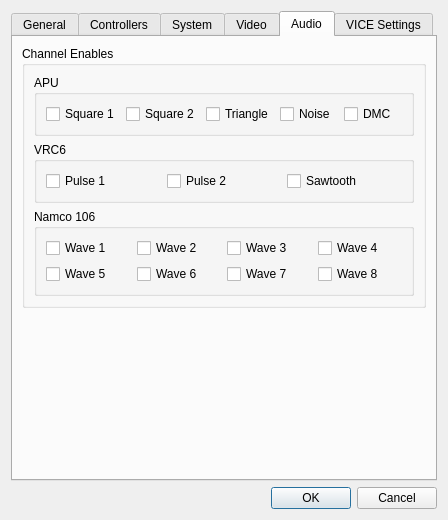
<?xml version="1.0" encoding="UTF-8"?>
<ui version="4.0">
 <class>EmulatorPrefsDialog</class>
 <widget class="QDialog" name="EmulatorPrefsDialog">
  <property name="geometry">
   <rect>
    <x>0</x>
    <y>0</y>
    <width>448</width>
    <height>506</height>
   </rect>
  </property>
  <property name="windowTitle">
   <string>Emulator Preferences</string>
  </property>
  <layout class="QGridLayout" name="gridLayout_8">
   <item row="0" column="0">
    <widget class="QTabWidget" name="tabWidget">
     <property name="currentIndex">
      <number>4</number>
     </property>
     <widget class="QWidget" name="general">
      <attribute name="title">
       <string>General</string>
      </attribute>
      <layout class="QFormLayout" name="formLayout_4">
       <item row="0" column="0">
        <widget class="QCheckBox" name="pauseOnTaskSwitch">
         <property name="text">
          <string>Pause emulation on task switch</string>
         </property>
        </widget>
       </item>
      </layout>
     </widget>
     <widget class="QWidget" name="nescontrollers">
      <attribute name="title">
       <string>Controllers</string>
      </attribute>
      <layout class="QVBoxLayout" name="verticalLayout_3">
       <property name="margin">
        <number>0</number>
       </property>
       <item>
        <layout class="QHBoxLayout" name="horizontalLayout">
         <property name="margin">
          <number>3</number>
         </property>
         <item>
          <widget class="QComboBox" name="controllerPortComboBox">
           <property name="editable">
            <bool>false</bool>
           </property>
           <item>
            <property name="text">
             <string>Controller Port 1</string>
            </property>
           </item>
           <item>
            <property name="text">
             <string>Controller Port 2</string>
            </property>
           </item>
          </widget>
         </item>
         <item>
          <widget class="QComboBox" name="controllerTypeComboBox">
           <item>
            <property name="text">
             <string>(Disconnected)</string>
            </property>
           </item>
           <item>
            <property name="text">
             <string>Standard Controller</string>
            </property>
           </item>
           <item>
            <property name="text">
             <string>Turbo Controller</string>
            </property>
           </item>
           <item>
            <property name="text">
             <string>Zapper</string>
            </property>
           </item>
           <item>
            <property name="text">
             <string>Vaus (Arkanoid)</string>
            </property>
           </item>
          </widget>
         </item>
        </layout>
       </item>
       <item>
        <widget class="QStackedWidget" name="controllerKeysStackedWidget">
         <property name="frameShape">
          <enum>QFrame::NoFrame</enum>
         </property>
         <property name="frameShadow">
          <enum>QFrame::Plain</enum>
         </property>
         <property name="currentIndex">
          <number>2</number>
         </property>
         <widget class="QWidget" name="noControllerPage"/>
         <widget class="QWidget" name="standardControllerPage">
          <layout class="QVBoxLayout" name="verticalLayout_4">
           <item>
            <widget class="QLabel" name="label">
             <property name="text">
              <string/>
             </property>
             <property name="pixmap">
              <pixmap resource="../resource.qrc">:/resources/controller.png</pixmap>
             </property>
             <property name="alignment">
              <set>Qt::AlignCenter</set>
             </property>
            </widget>
           </item>
           <item>
            <layout class="QGridLayout" name="gridLayout">
             <item row="0" column="0">
              <widget class="QLabel" name="label_2">
               <property name="text">
                <string>Up</string>
               </property>
              </widget>
             </item>
             <item row="0" column="1">
              <widget class="QKeymapItemEdit" name="upKeyStandard">
               <property name="text">
                <string>W</string>
               </property>
               <property name="frame">
                <bool>true</bool>
               </property>
               <property name="echoMode">
                <enum>QLineEdit::Normal</enum>
               </property>
               <property name="alignment">
                <set>Qt::AlignCenter</set>
               </property>
               <property name="readOnly">
                <bool>false</bool>
               </property>
              </widget>
             </item>
             <item row="0" column="2">
              <widget class="QLabel" name="label_3">
               <property name="text">
                <string>Down</string>
               </property>
              </widget>
             </item>
             <item row="0" column="3">
              <widget class="QKeymapItemEdit" name="downKeyStandard">
               <property name="text">
                <string>S</string>
               </property>
               <property name="frame">
                <bool>true</bool>
               </property>
               <property name="echoMode">
                <enum>QLineEdit::Normal</enum>
               </property>
               <property name="alignment">
                <set>Qt::AlignCenter</set>
               </property>
               <property name="readOnly">
                <bool>false</bool>
               </property>
              </widget>
             </item>
             <item row="1" column="0">
              <widget class="QLabel" name="label_4">
               <property name="text">
                <string>Left</string>
               </property>
              </widget>
             </item>
             <item row="1" column="1">
              <widget class="QKeymapItemEdit" name="leftKeyStandard">
               <property name="text">
                <string>A</string>
               </property>
               <property name="frame">
                <bool>true</bool>
               </property>
               <property name="echoMode">
                <enum>QLineEdit::Normal</enum>
               </property>
               <property name="alignment">
                <set>Qt::AlignCenter</set>
               </property>
               <property name="readOnly">
                <bool>false</bool>
               </property>
              </widget>
             </item>
             <item row="1" column="2">
              <widget class="QLabel" name="label_5">
               <property name="text">
                <string>Right</string>
               </property>
              </widget>
             </item>
             <item row="1" column="3">
              <widget class="QKeymapItemEdit" name="rightKeyStandard">
               <property name="text">
                <string>D</string>
               </property>
               <property name="frame">
                <bool>true</bool>
               </property>
               <property name="echoMode">
                <enum>QLineEdit::Normal</enum>
               </property>
               <property name="alignment">
                <set>Qt::AlignCenter</set>
               </property>
               <property name="readOnly">
                <bool>false</bool>
               </property>
              </widget>
             </item>
             <item row="2" column="1">
              <widget class="QKeymapItemEdit" name="bKeyStandard">
               <property name="text">
                <string>.</string>
               </property>
               <property name="frame">
                <bool>true</bool>
               </property>
               <property name="echoMode">
                <enum>QLineEdit::Normal</enum>
               </property>
               <property name="alignment">
                <set>Qt::AlignCenter</set>
               </property>
               <property name="readOnly">
                <bool>false</bool>
               </property>
              </widget>
             </item>
             <item row="2" column="3">
              <widget class="QKeymapItemEdit" name="aKeyStandard">
               <property name="text">
                <string>/</string>
               </property>
               <property name="frame">
                <bool>true</bool>
               </property>
               <property name="echoMode">
                <enum>QLineEdit::Normal</enum>
               </property>
               <property name="alignment">
                <set>Qt::AlignCenter</set>
               </property>
               <property name="readOnly">
                <bool>false</bool>
               </property>
              </widget>
             </item>
             <item row="2" column="0">
              <widget class="QLabel" name="label_6">
               <property name="text">
                <string>B</string>
               </property>
              </widget>
             </item>
             <item row="2" column="2">
              <widget class="QLabel" name="label_7">
               <property name="text">
                <string>A</string>
               </property>
              </widget>
             </item>
             <item row="3" column="0">
              <widget class="QLabel" name="label_8">
               <property name="text">
                <string>Select</string>
               </property>
              </widget>
             </item>
             <item row="3" column="2">
              <widget class="QLabel" name="label_9">
               <property name="text">
                <string>Start</string>
               </property>
              </widget>
             </item>
             <item row="3" column="1">
              <widget class="QKeymapItemEdit" name="selectKeyStandard">
               <property name="text">
                <string>[</string>
               </property>
               <property name="frame">
                <bool>true</bool>
               </property>
               <property name="echoMode">
                <enum>QLineEdit::Normal</enum>
               </property>
               <property name="alignment">
                <set>Qt::AlignCenter</set>
               </property>
               <property name="readOnly">
                <bool>false</bool>
               </property>
              </widget>
             </item>
             <item row="3" column="3">
              <widget class="QKeymapItemEdit" name="startKeyStandard">
               <property name="text">
                <string>]</string>
               </property>
               <property name="frame">
                <bool>true</bool>
               </property>
               <property name="echoMode">
                <enum>QLineEdit::Normal</enum>
               </property>
               <property name="alignment">
                <set>Qt::AlignCenter</set>
               </property>
               <property name="readOnly">
                <bool>false</bool>
               </property>
              </widget>
             </item>
            </layout>
           </item>
           <item>
            <spacer name="verticalSpacer">
             <property name="orientation">
              <enum>Qt::Vertical</enum>
             </property>
             <property name="sizeHint" stdset="0">
              <size>
               <width>20</width>
               <height>40</height>
              </size>
             </property>
            </spacer>
           </item>
          </layout>
         </widget>
         <widget class="QWidget" name="turboControllerPage">
          <layout class="QGridLayout" name="gridLayout_28">
           <item row="0" column="0">
            <widget class="QLabel" name="label_22">
             <property name="text">
              <string/>
             </property>
             <property name="pixmap">
              <pixmap resource="../resource.qrc">:/resources/turbo_ver01_by_ogr.png</pixmap>
             </property>
            </widget>
           </item>
           <item row="1" column="0">
            <layout class="QGridLayout" name="gridLayout_27">
             <item row="0" column="0">
              <widget class="QLabel" name="label_45">
               <property name="text">
                <string>Up</string>
               </property>
              </widget>
             </item>
             <item row="0" column="1">
              <widget class="QKeymapItemEdit" name="upKeyTurbo">
               <property name="text">
                <string>W</string>
               </property>
               <property name="frame">
                <bool>true</bool>
               </property>
               <property name="echoMode">
                <enum>QLineEdit::Normal</enum>
               </property>
               <property name="alignment">
                <set>Qt::AlignCenter</set>
               </property>
               <property name="readOnly">
                <bool>false</bool>
               </property>
              </widget>
             </item>
             <item row="0" column="2">
              <widget class="QLabel" name="label_46">
               <property name="text">
                <string>Down</string>
               </property>
              </widget>
             </item>
             <item row="0" column="3">
              <widget class="QKeymapItemEdit" name="downKeyTurbo">
               <property name="text">
                <string>S</string>
               </property>
               <property name="frame">
                <bool>true</bool>
               </property>
               <property name="echoMode">
                <enum>QLineEdit::Normal</enum>
               </property>
               <property name="alignment">
                <set>Qt::AlignCenter</set>
               </property>
               <property name="readOnly">
                <bool>false</bool>
               </property>
              </widget>
             </item>
             <item row="1" column="0">
              <widget class="QLabel" name="label_47">
               <property name="text">
                <string>Left</string>
               </property>
              </widget>
             </item>
             <item row="1" column="1">
              <widget class="QKeymapItemEdit" name="leftKeyTurbo">
               <property name="text">
                <string>A</string>
               </property>
               <property name="frame">
                <bool>true</bool>
               </property>
               <property name="echoMode">
                <enum>QLineEdit::Normal</enum>
               </property>
               <property name="alignment">
                <set>Qt::AlignCenter</set>
               </property>
               <property name="readOnly">
                <bool>false</bool>
               </property>
              </widget>
             </item>
             <item row="1" column="2">
              <widget class="QLabel" name="label_48">
               <property name="text">
                <string>Right</string>
               </property>
              </widget>
             </item>
             <item row="1" column="3">
              <widget class="QKeymapItemEdit" name="rightKeyTurbo">
               <property name="text">
                <string>D</string>
               </property>
               <property name="frame">
                <bool>true</bool>
               </property>
               <property name="echoMode">
                <enum>QLineEdit::Normal</enum>
               </property>
               <property name="alignment">
                <set>Qt::AlignCenter</set>
               </property>
               <property name="readOnly">
                <bool>false</bool>
               </property>
              </widget>
             </item>
             <item row="2" column="1">
              <widget class="QKeymapItemEdit" name="bKeyTurbo">
               <property name="text">
                <string>.</string>
               </property>
               <property name="frame">
                <bool>true</bool>
               </property>
               <property name="echoMode">
                <enum>QLineEdit::Normal</enum>
               </property>
               <property name="alignment">
                <set>Qt::AlignCenter</set>
               </property>
               <property name="readOnly">
                <bool>false</bool>
               </property>
              </widget>
             </item>
             <item row="2" column="3">
              <widget class="QKeymapItemEdit" name="aKeyTurbo">
               <property name="text">
                <string>/</string>
               </property>
               <property name="frame">
                <bool>true</bool>
               </property>
               <property name="echoMode">
                <enum>QLineEdit::Normal</enum>
               </property>
               <property name="alignment">
                <set>Qt::AlignCenter</set>
               </property>
               <property name="readOnly">
                <bool>false</bool>
               </property>
              </widget>
             </item>
             <item row="2" column="0">
              <widget class="QLabel" name="label_49">
               <property name="text">
                <string>B</string>
               </property>
              </widget>
             </item>
             <item row="2" column="2">
              <widget class="QLabel" name="label_50">
               <property name="text">
                <string>A</string>
               </property>
              </widget>
             </item>
             <item row="3" column="0">
              <widget class="QLabel" name="label_51">
               <property name="text">
                <string>B-Turbo</string>
               </property>
              </widget>
             </item>
             <item row="3" column="2">
              <widget class="QLabel" name="label_52">
               <property name="text">
                <string>A-Turbo</string>
               </property>
              </widget>
             </item>
             <item row="4" column="0">
              <widget class="QLabel" name="label_53">
               <property name="text">
                <string>Select</string>
               </property>
              </widget>
             </item>
             <item row="4" column="1">
              <widget class="QKeymapItemEdit" name="selectKeyTurbo">
               <property name="text">
                <string>[</string>
               </property>
               <property name="frame">
                <bool>true</bool>
               </property>
               <property name="echoMode">
                <enum>QLineEdit::Normal</enum>
               </property>
               <property name="alignment">
                <set>Qt::AlignCenter</set>
               </property>
               <property name="readOnly">
                <bool>false</bool>
               </property>
              </widget>
             </item>
             <item row="4" column="3">
              <widget class="QKeymapItemEdit" name="startKeyTurbo">
               <property name="text">
                <string>]</string>
               </property>
               <property name="frame">
                <bool>true</bool>
               </property>
               <property name="echoMode">
                <enum>QLineEdit::Normal</enum>
               </property>
               <property name="alignment">
                <set>Qt::AlignCenter</set>
               </property>
               <property name="readOnly">
                <bool>false</bool>
               </property>
              </widget>
             </item>
             <item row="4" column="2">
              <widget class="QLabel" name="label_54">
               <property name="text">
                <string>Start</string>
               </property>
              </widget>
             </item>
             <item row="3" column="1">
              <widget class="QKeymapItemEdit" name="bTurboKeyTurbo">
               <property name="text">
                <string>;</string>
               </property>
               <property name="frame">
                <bool>true</bool>
               </property>
               <property name="echoMode">
                <enum>QLineEdit::Normal</enum>
               </property>
               <property name="alignment">
                <set>Qt::AlignCenter</set>
               </property>
               <property name="readOnly">
                <bool>false</bool>
               </property>
              </widget>
             </item>
             <item row="3" column="3">
              <widget class="QKeymapItemEdit" name="aTurboKeyTurbo">
               <property name="text">
                <string>'</string>
               </property>
               <property name="frame">
                <bool>true</bool>
               </property>
               <property name="echoMode">
                <enum>QLineEdit::Normal</enum>
               </property>
               <property name="alignment">
                <set>Qt::AlignCenter</set>
               </property>
               <property name="readOnly">
                <bool>false</bool>
               </property>
              </widget>
             </item>
            </layout>
           </item>
           <item row="2" column="0">
            <spacer name="verticalSpacer_5">
             <property name="orientation">
              <enum>Qt::Vertical</enum>
             </property>
             <property name="sizeHint" stdset="0">
              <size>
               <width>20</width>
               <height>40</height>
              </size>
             </property>
            </spacer>
           </item>
          </layout>
         </widget>
         <widget class="QWidget" name="zapperPage">
          <layout class="QGridLayout" name="gridLayout_12">
           <item row="0" column="0">
            <layout class="QHBoxLayout" name="horizontalLayout_3"/>
           </item>
           <item row="2" column="0">
            <layout class="QGridLayout" name="gridLayout_10">
             <item row="0" column="0">
              <widget class="QGroupBox" name="groupBox_5">
               <property name="title">
                <string>Trigger</string>
               </property>
               <layout class="QGridLayout" name="gridLayout_11">
                <item row="0" column="0">
                 <widget class="QLabel" name="label_21">
                  <property name="text">
                   <string>Key</string>
                  </property>
                 </widget>
                </item>
                <item row="0" column="1">
                 <widget class="QKeymapItemEdit" name="triggerKeyZapper">
                  <property name="text">
                   <string/>
                  </property>
                  <property name="frame">
                   <bool>true</bool>
                  </property>
                  <property name="echoMode">
                   <enum>QLineEdit::Normal</enum>
                  </property>
                  <property name="alignment">
                   <set>Qt::AlignCenter</set>
                  </property>
                  <property name="readOnly">
                   <bool>false</bool>
                  </property>
                 </widget>
                </item>
                <item row="1" column="0" colspan="2">
                 <widget class="QCheckBox" name="mouseFiresZapper">
                  <property name="text">
                   <string>Mouse Buttons</string>
                  </property>
                 </widget>
                </item>
               </layout>
              </widget>
             </item>
            </layout>
           </item>
           <item row="1" column="0">
            <spacer name="verticalSpacer_2">
             <property name="orientation">
              <enum>Qt::Vertical</enum>
             </property>
             <property name="sizeHint" stdset="0">
              <size>
               <width>20</width>
               <height>40</height>
              </size>
             </property>
            </spacer>
           </item>
          </layout>
         </widget>
         <widget class="QWidget" name="vausPage">
          <layout class="QGridLayout" name="gridLayout_9">
           <item row="0" column="0">
            <layout class="QGridLayout" name="gridLayout_15">
             <item row="0" column="0" rowspan="3">
              <widget class="QLabel" name="label_17">
               <property name="text">
                <string/>
               </property>
               <property name="pixmap">
                <pixmap resource="../resource.qrc">:/resources/vaus.png</pixmap>
               </property>
              </widget>
             </item>
             <item row="2" column="1">
              <widget class="QGroupBox" name="groupBox_3">
               <property name="title">
                <string>Trigger</string>
               </property>
               <layout class="QGridLayout" name="gridLayout_6">
                <item row="0" column="0">
                 <widget class="QLabel" name="label_18">
                  <property name="text">
                   <string>Key</string>
                  </property>
                 </widget>
                </item>
                <item row="0" column="1">
                 <widget class="QKeymapItemEdit" name="triggerKeyVaus">
                  <property name="text">
                   <string/>
                  </property>
                  <property name="frame">
                   <bool>true</bool>
                  </property>
                  <property name="echoMode">
                   <enum>QLineEdit::Normal</enum>
                  </property>
                  <property name="alignment">
                   <set>Qt::AlignCenter</set>
                  </property>
                  <property name="readOnly">
                   <bool>false</bool>
                  </property>
                 </widget>
                </item>
                <item row="1" column="0" colspan="2">
                 <widget class="QCheckBox" name="mouseFiresVaus">
                  <property name="text">
                   <string>Mouse Buttons</string>
                  </property>
                 </widget>
                </item>
               </layout>
              </widget>
             </item>
             <item row="0" column="1">
              <widget class="QGroupBox" name="groupBox_4">
               <property name="title">
                <string>Knob</string>
               </property>
               <layout class="QGridLayout" name="gridLayout_7">
                <item row="0" column="0" colspan="2">
                 <widget class="QLabel" name="label_19">
                  <property name="text">
                   <string>Counter-clockwise</string>
                  </property>
                 </widget>
                </item>
                <item row="0" column="2">
                 <widget class="QKeymapItemEdit" name="ccwKeyVaus">
                  <property name="text">
                   <string/>
                  </property>
                  <property name="frame">
                   <bool>true</bool>
                  </property>
                  <property name="echoMode">
                   <enum>QLineEdit::Normal</enum>
                  </property>
                  <property name="alignment">
                   <set>Qt::AlignCenter</set>
                  </property>
                  <property name="readOnly">
                   <bool>false</bool>
                  </property>
                 </widget>
                </item>
                <item row="1" column="0" rowspan="2" colspan="2">
                 <widget class="QLabel" name="label_20">
                  <property name="text">
                   <string>Clockwise</string>
                  </property>
                 </widget>
                </item>
                <item row="1" column="2" rowspan="2">
                 <widget class="QKeymapItemEdit" name="cwKeyVaus">
                  <property name="text">
                   <string/>
                  </property>
                  <property name="frame">
                   <bool>true</bool>
                  </property>
                  <property name="echoMode">
                   <enum>QLineEdit::Normal</enum>
                  </property>
                  <property name="alignment">
                   <set>Qt::AlignCenter</set>
                  </property>
                  <property name="readOnly">
                   <bool>false</bool>
                  </property>
                 </widget>
                </item>
                <item row="3" column="0" colspan="3">
                 <widget class="QCheckBox" name="mouseMovesVaus">
                  <property name="text">
                   <string>Mouse Movements</string>
                  </property>
                 </widget>
                </item>
               </layout>
              </widget>
             </item>
             <item row="1" column="1">
              <widget class="QGroupBox" name="groupBox_6">
               <property name="title">
                <string>Trim Pot</string>
               </property>
               <layout class="QGridLayout" name="gridLayout_13">
                <item row="0" column="0">
                 <widget class="QDial" name="trimPotVaus">
                  <property name="minimum">
                   <number>13</number>
                  </property>
                  <property name="maximum">
                   <number>92</number>
                  </property>
                  <property name="orientation">
                   <enum>Qt::Horizontal</enum>
                  </property>
                  <property name="invertedAppearance">
                   <bool>false</bool>
                  </property>
                  <property name="invertedControls">
                   <bool>false</bool>
                  </property>
                  <property name="wrapping">
                   <bool>false</bool>
                  </property>
                  <property name="notchesVisible">
                   <bool>true</bool>
                  </property>
                 </widget>
                </item>
                <item row="1" column="0">
                 <widget class="QLineEdit" name="trimPotValueVaus"/>
                </item>
               </layout>
              </widget>
             </item>
            </layout>
           </item>
          </layout>
         </widget>
        </widget>
       </item>
      </layout>
     </widget>
     <widget class="QWidget" name="nessystem">
      <attribute name="title">
       <string>System</string>
      </attribute>
      <layout class="QFormLayout" name="formLayout">
       <item row="0" column="0">
        <widget class="QLabel" name="label_10">
         <property name="text">
          <string>TV Standard:</string>
         </property>
        </widget>
       </item>
       <item row="0" column="1">
        <widget class="QComboBox" name="tvStandard">
         <item>
          <property name="text">
           <string>NTSC</string>
          </property>
         </item>
         <item>
          <property name="text">
           <string>PAL</string>
          </property>
         </item>
         <item>
          <property name="text">
           <string>Dendy</string>
          </property>
         </item>
        </widget>
       </item>
       <item row="1" column="0" colspan="2">
        <widget class="QCheckBox" name="pauseOnKIL">
         <property name="text">
          <string>Pause emulator on KIL opcodes</string>
         </property>
        </widget>
       </item>
      </layout>
     </widget>
     <widget class="QWidget" name="nesvideo">
      <attribute name="title">
       <string>Video</string>
      </attribute>
      <layout class="QFormLayout" name="formLayout_2">
       <item row="0" column="0">
        <widget class="QLabel" name="label_16">
         <property name="text">
          <string>Window Integer Scaling Factor:</string>
         </property>
        </widget>
       </item>
       <item row="0" column="1">
        <widget class="QComboBox" name="scalingFactor">
         <item>
          <property name="text">
           <string>1x</string>
          </property>
         </item>
         <item>
          <property name="text">
           <string>1.5x</string>
          </property>
         </item>
         <item>
          <property name="text">
           <string>2x</string>
          </property>
         </item>
         <item>
          <property name="text">
           <string>2.5x</string>
          </property>
         </item>
         <item>
          <property name="text">
           <string>3x</string>
          </property>
         </item>
        </widget>
       </item>
       <item row="1" column="0" colspan="2">
        <widget class="QCheckBox" name="linearInterpolation">
         <property name="text">
          <string>Linear Interpolation</string>
         </property>
        </widget>
       </item>
       <item row="2" column="0" colspan="2">
        <widget class="QCheckBox" name="aspect43">
         <property name="text">
          <string>4:3 Aspect</string>
         </property>
        </widget>
       </item>
      </layout>
     </widget>
     <widget class="QWidget" name="nessound">
      <attribute name="title">
       <string>Audio</string>
      </attribute>
      <layout class="QGridLayout" name="gridLayout_2">
       <item row="0" column="0" colspan="2">
        <widget class="QGroupBox" name="groupBox">
         <property name="title">
          <string>Channel Enables</string>
         </property>
         <layout class="QGridLayout" name="gridLayout_3">
          <item row="0" column="0">
           <widget class="QGroupBox" name="groupBox_2">
            <property name="title">
             <string>APU</string>
            </property>
            <layout class="QGridLayout" name="gridLayout_4">
             <item row="0" column="0">
              <widget class="QCheckBox" name="square1">
               <property name="text">
                <string>Square 1</string>
               </property>
              </widget>
             </item>
             <item row="0" column="1">
              <widget class="QCheckBox" name="square2">
               <property name="text">
                <string>Square 2</string>
               </property>
              </widget>
             </item>
             <item row="0" column="2">
              <widget class="QCheckBox" name="triangle">
               <property name="text">
                <string>Triangle</string>
               </property>
              </widget>
             </item>
             <item row="0" column="3">
              <widget class="QCheckBox" name="noise">
               <property name="text">
                <string>Noise</string>
               </property>
              </widget>
             </item>
             <item row="0" column="4">
              <widget class="QCheckBox" name="dmc">
               <property name="text">
                <string>DMC</string>
               </property>
              </widget>
             </item>
            </layout>
           </widget>
          </item>
          <item row="1" column="0">
           <widget class="QGroupBox" name="groupBox_10">
            <property name="title">
             <string>VRC6</string>
            </property>
            <layout class="QGridLayout" name="gridLayout_5">
             <item row="0" column="0">
              <widget class="QCheckBox" name="pulse1VRC6">
               <property name="text">
                <string>Pulse 1</string>
               </property>
              </widget>
             </item>
             <item row="0" column="1">
              <widget class="QCheckBox" name="pulse2VRC6">
               <property name="text">
                <string>Pulse 2</string>
               </property>
              </widget>
             </item>
             <item row="0" column="2">
              <widget class="QCheckBox" name="sawtoothVRC6">
               <property name="text">
                <string>Sawtooth</string>
               </property>
              </widget>
             </item>
            </layout>
           </widget>
          </item>
          <item row="2" column="0">
           <widget class="QGroupBox" name="groupBox_12">
            <property name="title">
             <string>Namco 106</string>
            </property>
            <layout class="QGridLayout" name="gridLayout_16">
             <item row="0" column="0">
              <widget class="QCheckBox" name="wave1N106">
               <property name="text">
                <string>Wave 1</string>
               </property>
              </widget>
             </item>
             <item row="0" column="1">
              <widget class="QCheckBox" name="wave2N106">
               <property name="text">
                <string>Wave 2</string>
               </property>
              </widget>
             </item>
             <item row="0" column="2">
              <widget class="QCheckBox" name="wave3N106">
               <property name="text">
                <string>Wave 3</string>
               </property>
              </widget>
             </item>
             <item row="0" column="3">
              <widget class="QCheckBox" name="wave4N106">
               <property name="text">
                <string>Wave 4</string>
               </property>
              </widget>
             </item>
             <item row="1" column="0">
              <widget class="QCheckBox" name="wave5N106">
               <property name="text">
                <string>Wave 5</string>
               </property>
              </widget>
             </item>
             <item row="1" column="1">
              <widget class="QCheckBox" name="wave6N106">
               <property name="text">
                <string>Wave 6</string>
               </property>
              </widget>
             </item>
             <item row="1" column="2">
              <widget class="QCheckBox" name="wave7N106">
               <property name="text">
                <string>Wave 7</string>
               </property>
              </widget>
             </item>
             <item row="1" column="3">
              <widget class="QCheckBox" name="wave8N106">
               <property name="text">
                <string>Wave 8</string>
               </property>
              </widget>
             </item>
            </layout>
           </widget>
          </item>
         </layout>
        </widget>
       </item>
       <item row="2" column="0" colspan="2">
        <spacer name="verticalSpacer_3">
         <property name="orientation">
          <enum>Qt::Vertical</enum>
         </property>
         <property name="sizeHint" stdset="0">
          <size>
           <width>20</width>
           <height>40</height>
          </size>
         </property>
        </spacer>
       </item>
      </layout>
     </widget>
     <widget class="QWidget" name="c64vice">
      <attribute name="title">
       <string>VICE Settings</string>
      </attribute>
      <layout class="QGridLayout" name="gridLayout_14">
       <item row="1" column="0">
        <layout class="QFormLayout" name="formLayout_3">
         <property name="topMargin">
          <number>0</number>
         </property>
         <property name="rightMargin">
          <number>0</number>
         </property>
         <item row="1" column="0">
          <widget class="QLabel" name="label_31">
           <property name="text">
            <string>VICE Remote Monitor Port:</string>
           </property>
          </widget>
         </item>
         <item row="1" column="1">
          <widget class="QLineEdit" name="viceC64MonitorPort"/>
         </item>
         <item row="2" column="0">
          <widget class="QLabel" name="label_22">
           <property name="text">
            <string>Other VICE command line options:</string>
           </property>
          </widget>
         </item>
         <item row="4" column="0" colspan="2">
          <widget class="QTextEdit" name="viceOptions"/>
         </item>
         <item row="0" column="0">
          <widget class="QLabel" name="label_23">
           <property name="text">
            <string>VICE Remote Monitor IP Address:</string>
           </property>
          </widget>
         </item>
         <item row="0" column="1">
          <widget class="QLineEdit" name="viceC64MonitorIPAddress">
           <property name="readOnly">
            <bool>true</bool>
           </property>
          </widget>
         </item>
        </layout>
       </item>
       <item row="0" column="0">
        <widget class="QGroupBox" name="groupBox_11">
         <property name="title">
          <string>VICE Commodore 64 Executable Path</string>
         </property>
         <layout class="QHBoxLayout" name="horizontalLayout_9">
          <item>
           <widget class="QLineEdit" name="viceC64Executable">
            <property name="readOnly">
             <bool>false</bool>
            </property>
           </widget>
          </item>
          <item>
           <widget class="QPushButton" name="viceC64Browse">
            <property name="text">
             <string>Browse...</string>
            </property>
            <property name="icon">
             <iconset resource="../resource.qrc">
              <normaloff>:/resources/document-open.png</normaloff>:/resources/document-open.png</iconset>
            </property>
           </widget>
          </item>
         </layout>
        </widget>
       </item>
       <item row="5" column="0">
        <spacer name="verticalSpacer_7">
         <property name="orientation">
          <enum>Qt::Vertical</enum>
         </property>
         <property name="sizeHint" stdset="0">
          <size>
           <width>20</width>
           <height>195</height>
          </size>
         </property>
        </spacer>
       </item>
       <item row="2" column="0">
        <widget class="QGroupBox" name="groupBox_7">
         <property name="title">
          <string>Kernal ROM</string>
         </property>
         <layout class="QHBoxLayout" name="horizontalLayout_4">
          <item>
           <widget class="QLineEdit" name="c64KernalROM"/>
          </item>
          <item>
           <widget class="QPushButton" name="c64KernalROMBrowse">
            <property name="text">
             <string>Browse...</string>
            </property>
            <property name="icon">
             <iconset resource="../resource.qrc">
              <normaloff>:/resources/document-open.png</normaloff>:/resources/document-open.png</iconset>
            </property>
           </widget>
          </item>
         </layout>
        </widget>
       </item>
       <item row="3" column="0">
        <widget class="QGroupBox" name="groupBox_8">
         <property name="title">
          <string>BASIC ROM</string>
         </property>
         <layout class="QHBoxLayout" name="horizontalLayout_5">
          <item>
           <widget class="QLineEdit" name="c64BasicROM"/>
          </item>
          <item>
           <widget class="QPushButton" name="c64BasicROMBrowse">
            <property name="text">
             <string>Browse...</string>
            </property>
            <property name="icon">
             <iconset resource="../resource.qrc">
              <normaloff>:/resources/document-open.png</normaloff>:/resources/document-open.png</iconset>
            </property>
           </widget>
          </item>
         </layout>
        </widget>
       </item>
       <item row="4" column="0">
        <widget class="QGroupBox" name="groupBox_9">
         <property name="title">
          <string>Character ROM</string>
         </property>
         <layout class="QHBoxLayout" name="horizontalLayout_6">
          <item>
           <widget class="QLineEdit" name="c64CharROM"/>
          </item>
          <item>
           <widget class="QPushButton" name="c64CharROMBrowse">
            <property name="text">
             <string>Browse...</string>
            </property>
            <property name="icon">
             <iconset resource="../resource.qrc">
              <normaloff>:/resources/document-open.png</normaloff>:/resources/document-open.png</iconset>
            </property>
           </widget>
          </item>
         </layout>
        </widget>
       </item>
      </layout>
     </widget>
    </widget>
   </item>
   <item row="1" column="0">
    <widget class="QDialogButtonBox" name="buttonBox">
     <property name="orientation">
      <enum>Qt::Horizontal</enum>
     </property>
     <property name="standardButtons">
      <set>QDialogButtonBox::Cancel|QDialogButtonBox::Ok</set>
     </property>
    </widget>
   </item>
  </layout>
 </widget>
 <customwidgets>
  <customwidget>
   <class>QKeymapItemEdit</class>
   <extends>QLineEdit</extends>
   <header location="global">qkeymapitemedit.h</header>
  </customwidget>
 </customwidgets>
 <resources>
  <include location="../resource.qrc"/>
 </resources>
 <connections>
  <connection>
   <sender>buttonBox</sender>
   <signal>accepted()</signal>
   <receiver>EmulatorPrefsDialog</receiver>
   <slot>accept()</slot>
   <hints>
    <hint type="sourcelabel">
     <x>248</x>
     <y>254</y>
    </hint>
    <hint type="destinationlabel">
     <x>157</x>
     <y>274</y>
    </hint>
   </hints>
  </connection>
  <connection>
   <sender>buttonBox</sender>
   <signal>rejected()</signal>
   <receiver>EmulatorPrefsDialog</receiver>
   <slot>reject()</slot>
   <hints>
    <hint type="sourcelabel">
     <x>316</x>
     <y>260</y>
    </hint>
    <hint type="destinationlabel">
     <x>286</x>
     <y>274</y>
    </hint>
   </hints>
  </connection>
 </connections>
</ui>
